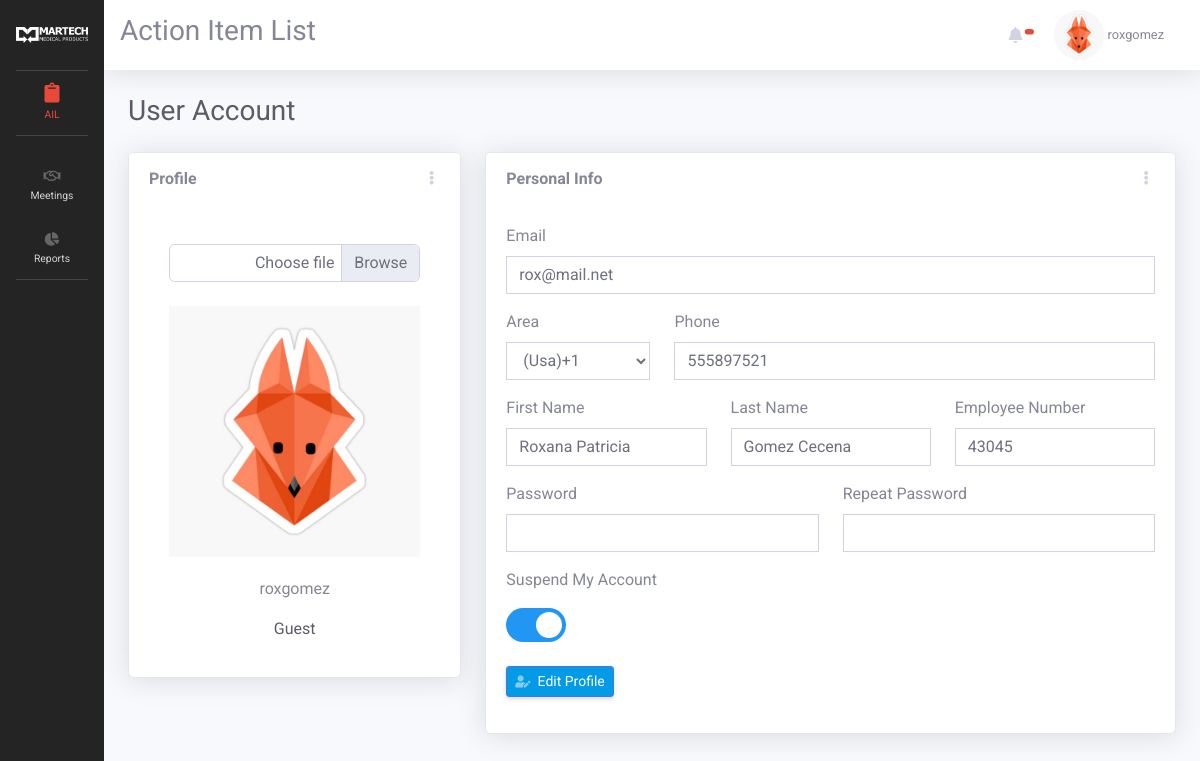
The app's page /index.php?page=profile_update&user=127 (signed in) with its own data.
### tables this page shows
CREATE TABLE `users` (
  `user_id` int(11) NOT NULL COMMENT 'auto incrementing user_id of each user, unique index',
  `user_name` varchar(64) NOT NULL COMMENT 'user''s name, unique',
  `user_password_hash` varchar(255) NOT NULL COMMENT 'user''s password in salted and hashed format',
  `user_email` varchar(64) NOT NULL COMMENT 'user''s email, unique',
  `user_first_name` varchar(255) DEFAULT NULL,
  `user_last_name` varchar(255) DEFAULT NULL,
  `user_employee_number` varchar(255) DEFAULT NULL,
  `user_date` datetime DEFAULT NULL,
  `user_last_update` timestamp NOT NULL DEFAULT current_timestamp() ON UPDATE current_timestamp(),
  `user_phone` varchar(25) DEFAULT NULL,
  `user_areacode` varchar(5) DEFAULT NULL,
  `user_level` int(1) NOT NULL DEFAULT 0,
  `user_image` varchar(255) NOT NULL DEFAULT 'uploads/user_img/noimage.png',
  `user_locked` int(1) NOT NULL DEFAULT 0,
  `user_suspend` int(1) NOT NULL DEFAULT 0,
  `user_active` int(1) NOT NULL DEFAULT 1
);

### views/pages/profile/profile_update.php (the view, shortened to what this page needs)
<?php
$stmt = $connection->prepare("SELECT * FROM users WHERE user_id = ?");
$stmt->bind_param("i", $_GET['user']);
$stmt->execute();
$result = $stmt->get_result();
$row = $result->fetch_array();
?>
<h1 class="h3 mb-4 text-gray-800">User Account</h1>
<form method="POST" id="form-user"  autocomplete="off" enctype="multipart/form-data">
<div class="row">
    <div class="col-lg-4">
        <div class="card shadow mb-4">
            <div class="card-header py-3 d-flex flex-row align-items-center justify-content-between">
                <h6 class="m-0 font-weight-bold text-default">Profile</h6>
                <div class="dropdown no-arrow">
                <a class="dropdown-toggle" href="#" role="button" id="dropdownMenuLink" data-toggle="dropdown" aria-haspopup="true" aria-expanded="false">
                    <i class="fas fa-ellipsis-v fa-sm fa-fw text-gray-400"></i>
                </a>
                </div>
            </div>
            <div class="card-body text-center">
                <div class="card-body text-center">
                   <div class="custom-file">
                      <label class="custom-file-label" for="customFile">Choose file</label>
                    </div>
                    <br><br/>
                    <img style="width: 100%; height:auto;" id="blah" src="<?php echo $row['user_image']; ?>" alt="your image" />
                </div>
                <p><?php echo $row['user_name'] ?></p>
                <p class="text-dark">
                  <?php
                  if($row['user_level']== 0)
                    echo "Guest";
                  elseif($row['user_level']== 1)
                    echo "User";
                  elseif($row['user_level']== 2)
                    echo "Admin";
                  elseif($row['user_level']== 3)
                    echo "Super Admin";
                  ?>
                </p>
            </div>
        </div>
    </div>
    <div class="col-lg-8">
        <div class="card shadow mb-4">
            <div class="card-header py-3 d-flex flex-row align-items-center justify-content-between">
                <h6 class="m-0 font-weight-bold text-default">Personal Info</h6>
                <div class="dropdown no-arrow">
                <a class="dropdown-toggle" href="#" role="button" id="dropdownMenuLink" data-toggle="dropdown" aria-haspopup="true" aria-expanded="false">
                    <i class="fas fa-ellipsis-v fa-sm fa-fw text-gray-400"></i>
                </a>
                </div>
            </div>
            <div id="profile-data" class="card-body">
                    <div class="form-group">
                        <label>Email</label>
                        <input type="email" name="user_email" id="" class="form-control"  value="<?php echo $row['user_email'] ?>">
                    </div>
                    <div class="row">
                      <div class="form-group col-lg-3">
                          <label>Area</label>
                          <select  name="user_areacode" id="" class="form-control">
                            <option <?php if(isset($row['user_areacode'])&& $row['user_areacode'] == "+1") echo "selected" ?> value="+1">(Usa)+1</option>
                          </select>
                      </div>
                      <div class="form-group col-lg-9">
                          <label>Phone</label>
                          <input type="text" name="user_phone" id="" class="form-control"  value="<?php echo $row['user_phone'] ?>">
                      </div>
                    </div>
                    <div class="row">
                      <div class="form-group col-lg-4">
                          <label>First Name</label>
                          <input type="text" name="user_first_name" id="" class="form-control"  value="<?php echo $row['user_first_name'] ?>">
                      </div>
                      <div class="form-group col-lg-4">
                          <label>Last Name</label>
                          <input type="text" name="user_last_name" id="" class="form-control"  value="<?php echo $row['user_last_name'] ?>">
                      </div>
                      <div class="form-group col-lg-4">
                          <label>Employee Number</label>
                          <input type="text" name="user_employee_number" id="" class="form-control"  value="<?php echo $row['user_employee_number'] ?>">
                      </div>
                    </div>
                    <div class="row">
                      <div class="form-group col-lg-6">
                          <label>Password</label>
                          <input type="password" name="user_password_new" id="" class="form-control"  />
                      </div>
                      <div class="form-group col-lg-6">
                          <label>Repeat Password</label>
                          <input type="password" name="user_password_repeat" id="" class="form-control" />
                      </div>
                    </div>
                    <div class="row">
                      <div class="form-group col-lg-4">
                        <p>Suspend My Account</p>
                        <label class="switch1 ">
                          <span class="slider1 round"></span>
                        </label>
                      </div>
                    </div>
                    <div class="form-group ">
                        <button id="edit_profile1" name="update_profile" type="submit" class="d-none d-sm-inline-block btn btn-sm btn-primary shadow-sm">
                            <i class="fas fa-user-edit fa-sm text-white-50"></i>&nbsp;&nbsp;Edit Profile
                        </button>
                    </div>
            </div>
        </div>
    </div>
</div>
</form>

### views/includes/header.php (style rules this page uses)
body { font-family: 'Roboto', sans-serif; }
.btn-primary { background-color: #039be5; }
.card-header { background-color: #fff; border-bottom: #fff; }
.form-control { border-radius: 0; }
.switch1 { position: relative; display: inline-block; width: 60px; height: 34px; }
.slider1 { position: absolute; cursor: pointer; top: 0; left: 0; right: 0; bottom: 0; background-color: #ccc; -webkit-transition: .4s; transition: .4s; }
.slider1:before { position: absolute; content: ""; height: 26px; width: 26px; left: 4px; bottom: 4px; background-color: white; -webkit-transition: .4s; transition: .4s; }
input:checked + .slider1 { background-color: #2196F3; }
input:checked + .slider1:before { -webkit-transform: translateX(26px); -ms-transform: translateX(26px); transform: translateX(26px); }
.slider1.round { border-radius: 34px; }
.slider1.round:before { border-radius: 50%; }

### records on screen
users: user_image (placeholder picture), user_name "roxgomez", user_email "rox@mail.net", user_areacode "(Usa)+1", user_phone "555897521", user_first_name "Roxana Patricia", user_last_name "Gomez Cecena", user_employee_number "43045"

### other values on screen
$_SESSION['quatroapp_user_name'] "roxgomez"
